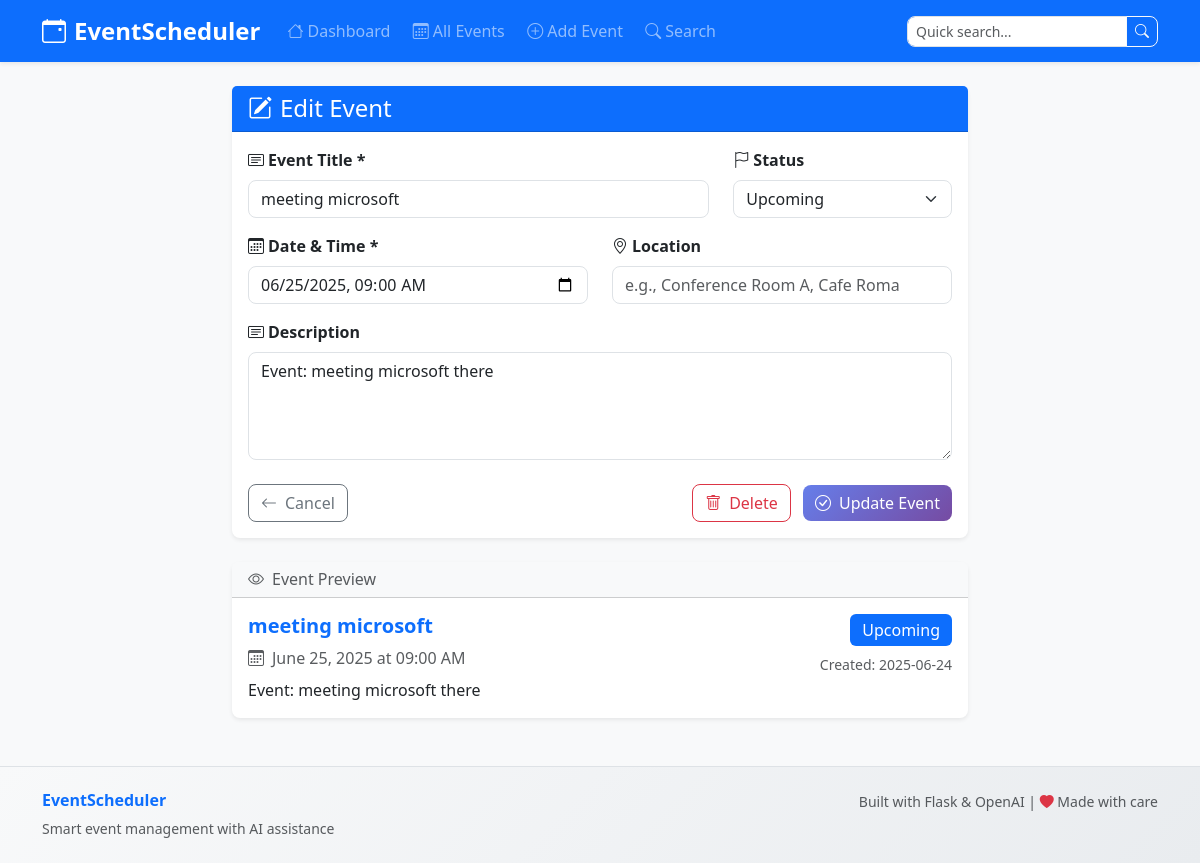
The app's page /events/edit/2 with its own data.
### tables this page shows
CREATE TABLE events (
            id INTEGER PRIMARY KEY AUTOINCREMENT,
            title TEXT NOT NULL,
            description TEXT,
            date TEXT NOT NULL,
            location TEXT,
            status TEXT DEFAULT 'upcoming',
            created_at TEXT DEFAULT CURRENT_TIMESTAMP,
            updated_at TEXT DEFAULT CURRENT_TIMESTAMP
        );

### routes/events.py (the view, shortened to what this page needs)
@events_bp.route('/edit/<int:event_id>', methods=['GET', 'POST'])
def edit_event(event_id):
    conn = get_db_connection()
    event = conn.execute('SELECT * FROM events WHERE id = ?', (event_id,)).fetchone()
    if not event:
        flash('Event not found', 'error')
        return redirect(url_for('events.list_events'))
    conn.close()
    return render_template('add_event.html', event=event, edit_mode=True)

### app.py (called while the page is built)
def format_date(date_str):
    try:
        dt = datetime.fromisoformat(date_str.replace('Z', '+00:00'))
        return dt.strftime('%B %d, %Y at %I:%M %p')
    except:
        return date_str

def status_badge_class(status):
    status_classes = {
        'upcoming': 'bg-primary',
        'attending': 'bg-success',
        'maybe': 'bg-warning',
        'declined': 'bg-danger'
    }
    return status_classes.get(status, 'bg-secondary')

### routes/events.py (called while the page is built)
def get_db_connection():
    os.makedirs('data', exist_ok=True)
    conn = sqlite3.connect('data/events.db')
    conn.row_factory = sqlite3.Row
    return conn

### templates/add_event.html (shortened to what this page needs)
{% extends "base.html" %}
{% block content %}
<div class="row justify-content-center">
    <div class="col-lg-8">
        <div class="card shadow-sm">
            <div class="card-header bg-primary text-white">
                <h4 class="mb-0">
                    {% if edit_mode %}
                        <i class="bi bi-pencil-square me-2"></i>Edit Event
                    {% else %}
                        <i class="bi bi-plus-circle me-2"></i>Create New Event
                    {% endif %}
                </h4>
            </div>
            <div class="card-body">
                <form action="{% if edit_mode %}{{ url_for('events.edit_event', event_id=event.id) }}{% else %}{{ url_for('events.add_event') }}{% endif %}"
                      method="POST" class="manual-form">
                    <div class="row">
                        <div class="col-md-8 mb-3">
                            <label for="title" class="form-label fw-semibold">
                                <i class="bi bi-card-text me-1"></i>Event Title *
                            </label>
                            <input type="text" class="form-control" id="title" name="title"
                                   value="{% if event %}{{ event.title }}{% endif %}" required>
                        </div>
                        <div class="col-md-4 mb-3">
                            <label for="status" class="form-label fw-semibold">
                                <i class="bi bi-flag me-1"></i>Status
                            </label>
                            <select class="form-select" id="status" name="status">
                                <option value="upcoming" {% if event and event.status == 'upcoming' %}selected{% endif %}>Upcoming</option>
                            </select>
                        </div>
                    </div>
                    <div class="row">
                        <div class="col-md-6 mb-3">
                            <label for="date" class="form-label fw-semibold">
                                <i class="bi bi-calendar3 me-1"></i>Date & Time *
                            </label>
                            <input type="datetime-local" class="form-control" id="date" name="date"
                                   value="{% if event %}{{ event.date[:16] }}{% endif %}" required>
                        </div>
                        <div class="col-md-6 mb-3">
                            <label for="location" class="form-label fw-semibold">
                                <i class="bi bi-geo-alt me-1"></i>Location
                            </label>
                            <input type="text" class="form-control" id="location" name="location"
                                   value="{% if event %}{{ event.location or '' }}{% endif %}"
                                   placeholder="e.g., Conference Room A, Cafe Roma">
                        </div>
                    </div>
                    <div class="mb-4">
                        <label for="description" class="form-label fw-semibold">
                            <i class="bi bi-card-text me-1"></i>Description
                        </label>
                        <textarea class="form-control" id="description" name="description" rows="4"
                                  placeholder="Event details, agenda, notes...">{% if event %}{{ event.description or '' }}{% endif %}</textarea>
                    </div>
                    <div class="d-flex justify-content-between">
                        <a href="{{ url_for('events.list_events') }}" class="btn btn-outline-secondary">
                            <i class="bi bi-arrow-left me-2"></i>Cancel
                        </a>
                        <div>
                            {% if edit_mode %}
                            <button type="button" class="btn btn-outline-danger me-2"
                                    data-event-id="{{ event.id }}"
                                    data-event-title="{{ event.title|e }}"
                                    onclick="deleteEventSafe(this)">
                                <i class="bi bi-trash me-2"></i>Delete
                            </button>
                            {% endif %}
                            <button type="submit" class="btn btn-primary">
                                {% if edit_mode %}
                                    <i class="bi bi-check-circle me-2"></i>Update Event
                                {% else %}
                                    <i class="bi bi-plus-circle me-2"></i>Create Event
                                {% endif %}
                            </button>
                        </div>
                    </div>
                </form>
            </div>
        </div>
        {% if edit_mode and event %}
        <div class="card mt-4 shadow-sm">
            <div class="card-header bg-light">
                <h6 class="mb-0 text-muted">
                    <i class="bi bi-eye me-2"></i>Event Preview
                </h6>
            </div>
            <div class="card-body">
                <div class="row">
                    <div class="col-md-8">
                        <h5 class="fw-bold text-primary">{{ event.title }}</h5>
                        <p class="text-muted mb-2">
                            <i class="bi bi-calendar3 me-2"></i>{{ event.date|format_date }}
                        </p>
                        {% if event.description %}
                        <p class="mb-0">{{ event.description }}</p>
                        {% endif %}
                    </div>
                    <div class="col-md-4 text-md-end">
                        <span class="badge {{ event.status|status_badge_class }} fs-6">{{ event.status|title }}</span>
                        <br>
                        <small class="text-muted mt-2 d-block">
                            Created: {{ event.created_at[:10] }}
                        </small>
                    </div>
                </div>
            </div>
        </div>
        {% endif %}
    </div>
</div>
{% endblock %}

### static/css/style.css (style rules this page uses)
:root { --primary-gradient: linear-gradient(135deg, #667eea 0%, #764ba2 100%); --success-gradient: linear-gradient(135deg, #5cb85c 0%, #449d44 100%); --warning-gradient: linear-gradient(135deg, #f0ad4e 0%, #ec971f 100%); --danger-gradient: linear-gradient(135deg, #d9534f 0%, #c9302c 100%); --shadow-soft: 0 0.125rem 0.25rem rgba(0, 0, 0, 0.075); --shadow-hover: 0 0.5rem 1rem rgba(0, 0, 0, 0.15); --border-radius: 0.5rem; }
body { background-color: #f8f9fa; font-family: 'Segoe UI', Tahoma, Geneva, Verdana, sans-serif; }
.card { border: none; border-radius: var(--border-radius); box-shadow: var(--shadow-soft); transition: all 0.3s ease; }
.badge { font-weight: 500; padding: 0.5em 0.75em; }
.btn { border-radius: var(--border-radius); font-weight: 500; transition: all 0.3s ease; border-width: 1px; }
.btn-primary { background: var(--primary-gradient); border: none; }
.form-control, .form-select { border-radius: var(--border-radius); border: 1px solid #dee2e6; transition: all 0.3s ease; }

### records on screen
events: title "meeting microsoft", status "Upcoming", date "06/25/2025 09:00", description "Event: meeting microsoft there", date "June 25, 2025 at 09:00 AM", created_at "2025-06-24"
